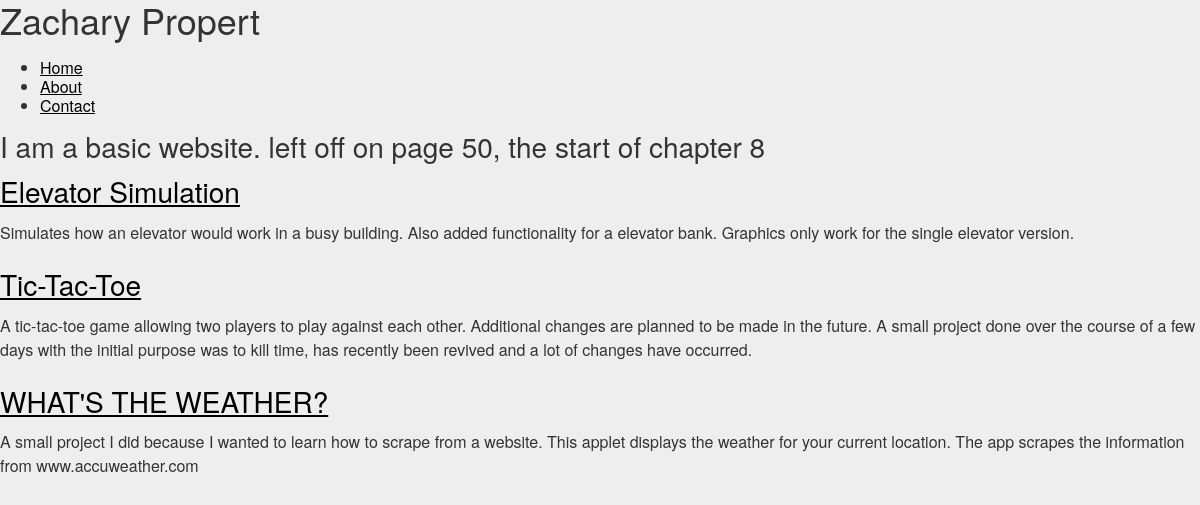
The page / on the database its author committed.
### collection/models.py (models this page shows)
class Project(models.Model):
	name = models.CharField(max_length = 255)
	summary = models.TextField()
	description = models.TextField()
	slug = models.SlugField(unique=True)

### collection/views.py (the view)
# urls.py: url(r'^$', 'collection.views.index', name = 'home'),
def index(request):
	projects = Project.objects.all().order_by('name') #retrieves all entries in database and orders them by name
	return render(request, 'index.html', {
		'projects': projects,
	})

### collection/templates/index.html (shortened to what this page needs)
{% extends 'layouts/base.html' %}
{% load humanize %}
{% block content %}
	<h2>I am a basic website. left off on page 50, the start of chapter 8</h2>
	{% for project in projects %}
	<h2><a href="{% url 'project_detail' slug=project.slug %}"> {{ project.name }} </a></h2>
	<p> {{ project.summary }} </p>
	{% endfor %}
{% endblock %}

### collection/static/css/style.css (style rules this page uses)
body { margin: 0; padding: 0; color: #333; background-color: #eee; font: 1em/1.2 "Helvetica Neue", Helvetica, Arial, Geneva, sans-serif; }
h1,h2,h3,h4,h5,h6 { margin: 0 0 .5em; font-weight: 500; line-height: 1.1; }
h2 { font-size: 1.75em; }
p { margin: 0 0 1.5em; line-height: 1.5; }
a:link { color: black; }

### rows shown on the page
Project: name "Elevator Simulation", summary "Simulates how an elevator would work in a busy building. Also added functionality for a elevator bank. Graphics only work for the single elevator version."
Project: name "Tic-Tac-Toe", summary "A tic-tac-toe game allowing two players to play against each other. Additional changes are planned to be made in the future. A small project done over the course of a few days with the initial purpose was to kill time, has recently been revived and a lot of changes have occurred."
Project: name "WHAT'S THE WEATHER?", summary "A small project I did because I wanted to learn how to scrape from a website. This applet displays the weather for your current location. The app scrapes the information from www.accuweather.com"
